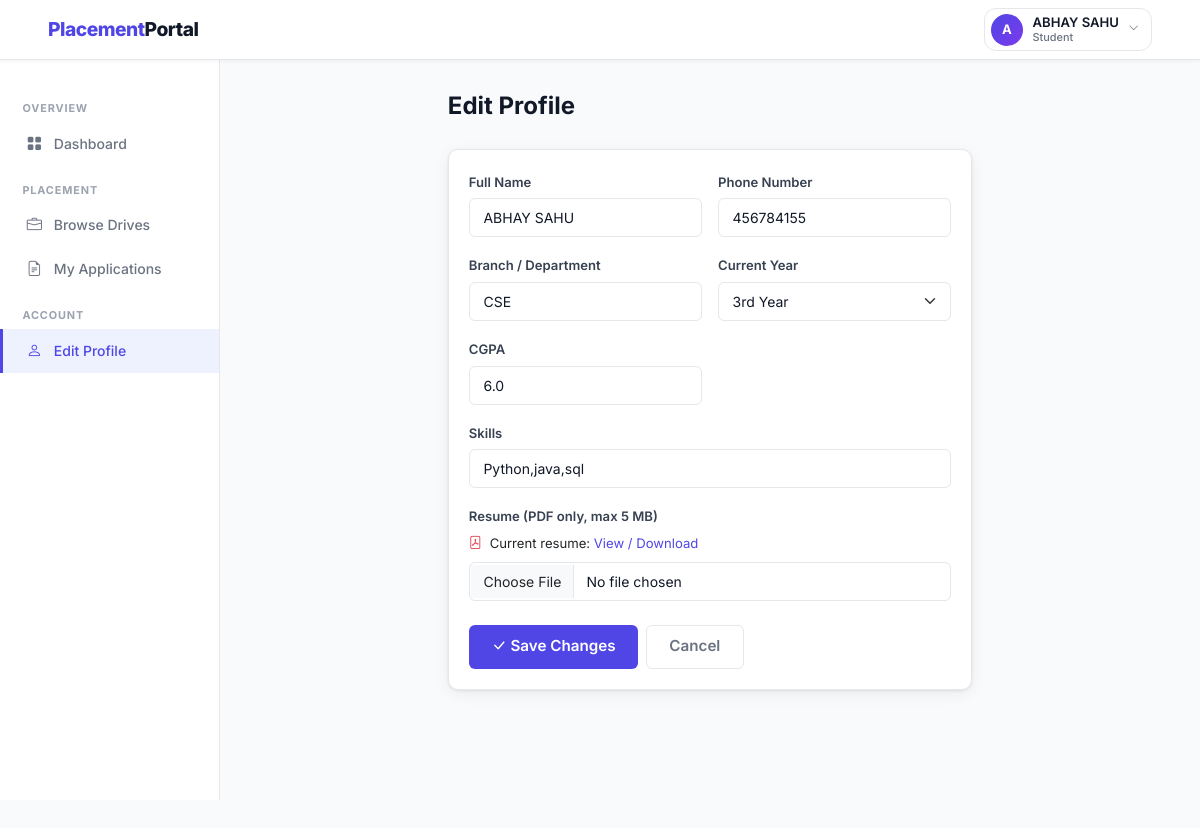
Page /student/profile/edit (signed in) on the committed database.
### backend/models.py (models this page shows, shortened)
class Student(db.Model):
    __tablename__ = 'student'
    id = db.Column(db.Integer, primary_key=True)
    full_name = db.Column(db.String(100), nullable=False)
    email = db.Column(db.String(120), unique=True, nullable=False)
    password_hash = db.Column(db.String(256), nullable=False)
    phone = db.Column(db.String(20))
    branch = db.Column(db.String(100))
    year = db.Column(db.String(20))
    cgpa = db.Column(db.Float)
    skills = db.Column(db.Text)
    resume_path = db.Column(db.String(300))
    is_active = db.Column(db.Boolean, default=True)
    registered_at = db.Column(db.DateTime, default=datetime.utcnow)
    applications = db.relationship('Application', backref='student', lazy=True,
                                   cascade='all, delete-orphan')

### backend/routes.py (the view, shortened to what this page needs)
    @app.route('/student/profile/edit', methods=['GET', 'POST'])
    @login_required('student')
    def student_edit_profile():
        student = Student.query.get(session['user_id'])
        return render_template('student/edit_profile.html', student=student)

### backend/routes.py (called while the page is built)
def login_required(role):
    def decorator(f):
        @wraps(f)
        def decorated_function(*args, **kwargs):
            if 'user_id' not in session:
                flash('Please log in to continue.', 'warning')
                return redirect(url_for('auth_login', role=role))
            if session.get('role') != role:
                flash('You do not have permission to view that page.', 'danger')
                return redirect(url_for('home'))
            return f(*args, **kwargs)
        return decorated_function
    return decorator

### templates/student/edit_profile.html (shortened to what this page needs)
{% extends 'layout_dashboard.html' %}
{% block sidebar %}
  <div class="sidebar-section">Overview</div>
  <a href="{{ url_for('student_dashboard') }}" class="sidebar-link"><i class="bi bi-grid-fill"></i> Dashboard</a>
  <div class="sidebar-section">Placement</div>
  <a href="{{ url_for('student_drives') }}" class="sidebar-link"><i class="bi bi-briefcase"></i> Browse Drives</a>
  <a href="{{ url_for('student_applications') }}" class="sidebar-link"><i class="bi bi-file-earmark-text"></i> My Applications</a>
  <div class="sidebar-section">Account</div>
  <a href="{{ url_for('student_edit_profile') }}" class="sidebar-link active"><i class="bi bi-person"></i> Edit Profile</a>
{% endblock %}
{% block content %}
<div class="row justify-content-center">
  <div class="col-lg-7">
    <div class="page-header">
      <h1>Edit Profile</h1>
    </div>
    <div class="card">
      <div class="card-body">
        <form method="POST" action="{{ url_for('student_edit_profile') }}"
              enctype="multipart/form-data">
          <div class="row g-3">
            <div class="col-md-6">
              <label class="form-label">Full Name</label>
              <input type="text" name="full_name" class="form-control"
                     value="{{ student.full_name }}" required>
            </div>
            <div class="col-md-6">
              <label class="form-label">Phone Number</label>
              <input type="tel" name="phone" class="form-control"
                     value="{{ student.phone or '' }}">
            </div>
            <div class="col-md-6">
              <label class="form-label">Branch / Department</label>
              <input type="text" name="branch" class="form-control"
                     value="{{ student.branch or '' }}"
                     placeholder="e.g. Computer Science">
            </div>
            <div class="col-md-6">
              <label class="form-label">Current Year</label>
              <select name="year" class="form-select">
                {% for yr in ['1st Year','2nd Year','3rd Year','4th Year'] %}
                <option value="{{ yr }}" {{ 'selected' if student.year == yr }}>{{ yr }}</option>
                {% endfor %}
              </select>
            </div>
            <div class="col-md-6">
              <label class="form-label">CGPA</label>
              <input type="number" step="0.01" min="0" max="10"
                     name="cgpa" class="form-control"
                     value="{{ student.cgpa or '' }}" placeholder="e.g. 8.5">
            </div>
            <div class="col-12">
              <label class="form-label">Skills</label>
              <input type="text" name="skills" class="form-control"
                     value="{{ student.skills or '' }}"
                     placeholder="e.g. Python, Java, SQL, React">
            </div>
            <div class="col-12">
              <label class="form-label">
                Resume (PDF only, max 5 MB)
              </label>
              {% if student.resume_path %}
              <div class="mb-2" style="font-size:.82rem;">
                <i class="bi bi-file-pdf text-danger me-1"></i>
                Current resume:
                <a href="/{{ student.resume_path }}" target="_blank">View / Download</a>
              </div>
              {% endif %}
              <input type="file" name="resume" class="form-control" accept=".pdf">
            </div>
          </div>
          <div class="d-flex gap-2 mt-4">
            <button type="submit" class="btn btn-primary btn-lg">
              <i class="bi bi-check-lg me-1"></i>Save Changes
            </button>
            <a href="{{ url_for('student_dashboard') }}"
               class="btn btn-outline-secondary btn-lg">Cancel</a>
          </div>
        </form>
      </div>
    </div>
  </div>
</div>
{% endblock %}

### templates/layout_dashboard.html (shortened to what this page needs)
{% extends 'base.html' %}
{% block body %}
<nav class="navbar navbar-expand-lg fixed-top">
  <div class="container-fluid px-4">
    <a class="navbar-brand" href="{{ url_for('home') }}">
      Placement<span>Portal</span>
    </a>
    <div class="ms-auto d-flex align-items-center gap-3">
      <div class="dropdown">
        <button class="profile-trigger dropdown-toggle"
                data-bs-toggle="dropdown"
                aria-expanded="false">
          <div class="avatar-circle">
            {{ session.name[0]|upper if session.name else '?' }}
          </div>
          <div class="profile-info">
            <span class="profile-name">{{ session.name }}</span>
            <span class="profile-role">{{ session.role|capitalize }}</span>
          </div>
          <i class="bi bi-chevron-down chevron-icon"></i>
        </button>
      </div>
    </div>
  </div>
</nav>
<aside class="sidebar" style="top:60px;">
  {% block sidebar %}{% endblock %}
</aside>
<main class="main-with-sidebar" style="margin-top:60px;">
  {% block content %}{% endblock %}
</main>
{% endblock %}

### static/css/styles.css (style rules this page uses)
:root { --primary: #4f46e5; --primary-dk: #3730a3; --primary-lt: #eef2ff; --success: #16a34a; --danger: #dc2626; --warning: #d97706; --info: #0891b2; --dark: #111827; --muted: #6b7280; --border: #e5e7eb; --bg: #f9fafb; --white: #ffffff; --card-shadow: 0 1px 3px rgba(0,0,0,.08), 0 4px 16px rgba(0,0,0,.06); --radius: 10px; --radius-sm: 6px; --font: 'Inter', -apple-system, BlinkMacSystemFont, 'Segoe UI', sans-serif; }
*, *::before, *::after { box-sizing: border-box; margin: 0; padding: 0; }
body { font-family: var(--font); background: var(--bg); color: var(--dark); min-height: 100vh; font-size: 14.5px; line-height: 1.6; }
a { color: var(--primary); text-decoration: none; }
.navbar { background: var(--white) !important; border-bottom: 1px solid var(--border); box-shadow: 0 1px 4px rgba(0,0,0,.06); padding: 0 1.5rem; height: 60px; }
.navbar-brand { font-size: 1.2rem; font-weight: 800; color: var(--primary) !important; letter-spacing: -.5px; }
.navbar-brand span { color: var(--dark); }
.sidebar { width: 220px; min-height: calc(100vh - 60px); background: var(--white); border-right: 1px solid var(--border); padding: 1.5rem 0; position: fixed; top: 60px; left: 0; }
.sidebar-link { display: flex; align-items: center; gap: .65rem; padding: .6rem 1.4rem; color: var(--muted); font-weight: 500; font-size: .875rem; border-left: 3px solid transparent; transition: all .18s; }
.sidebar-link:hover, .sidebar-link.active { color: var(--primary); background: var(--primary-lt); border-left-color: var(--primary); text-decoration: none; }
.sidebar-link i { width:18px; text-align:center; font-size:.95rem; }
.sidebar-section { font-size: .68rem; font-weight: 700; text-transform: uppercase; letter-spacing: .08em; color: #9ca3af; padding: 1rem 1.4rem .3rem; }
.main-with-sidebar { margin-left: 220px; padding: 2rem; min-height: calc(100vh - 60px); }
.page-header { margin-bottom: 1.75rem; }
.page-header h1 { font-size:1.5rem; font-weight:700; color:var(--dark); }
.card { background: var(--white); border: 1px solid var(--border) !important; border-radius: var(--radius) !important; box-shadow: var(--card-shadow); }
.card-body { padding: 1.25rem !important; }
.btn { font-family: var(--font); font-weight: 600; font-size: .82rem; border-radius: var(--radius-sm); padding: .4rem .9rem; transition: all .18s; border: none; cursor: pointer; }
.btn-primary { background:var(--primary); color:#fff; }
.btn-outline-secondary { background:transparent; border:1.5px solid var(--border); color:var(--muted); }
.btn-lg { padding:.6rem 1.4rem; font-size:.95rem; }
.form-label { font-size:.82rem; font-weight:600; color:#374151; margin-bottom:.35rem; }
.form-control, .form-select { font-family: var(--font); font-size: .875rem; border: 1.5px solid var(--border); border-radius: var(--radius-sm); padding: .5rem .85rem; transition: border-color .18s, box-shadow .18s; color: var(--dark); }
.profile-trigger { display: flex; align-items: center; gap: .6rem; background: transparent; border: 1.5px solid var(--border); border-radius: 12px; padding: .3rem .75rem .3rem .35rem; cursor: pointer; transition: background .18s, box-shadow .18s; outline: none; }
.profile-trigger::after { display: none !important; }
.avatar-circle { width: 32px; height: 32px; border-radius: 50%; background: linear-gradient(135deg, var(--primary), #7c3aed); color: white; font-size: .82rem; font-weight: 700; display: flex; align-items: center; justify-content: center; flex-shrink: 0; letter-spacing: 0; }
.profile-info { display: flex; flex-direction: column; align-items: flex-start; line-height: 1.2; }
.profile-name { font-size: .82rem; font-weight: 600; color: var(--dark); }
.profile-role { font-size: .68rem; color: var(--muted); font-weight: 500; }
.chevron-icon { font-size: .65rem; color: var(--muted); transition: transform .2s; }

### rows in the picture
Student: name "ABHAY SAHU", full_name "ABHAY SAHU", phone "456784155", branch "CSE", cgpa "6.0", skills "Python,java,sql"

### other values in the picture
{{ session.name[0]|upper if session.name else '?' }} "A"
{{ session.role|capitalize }} "Student"
form field year "3rd Year"
